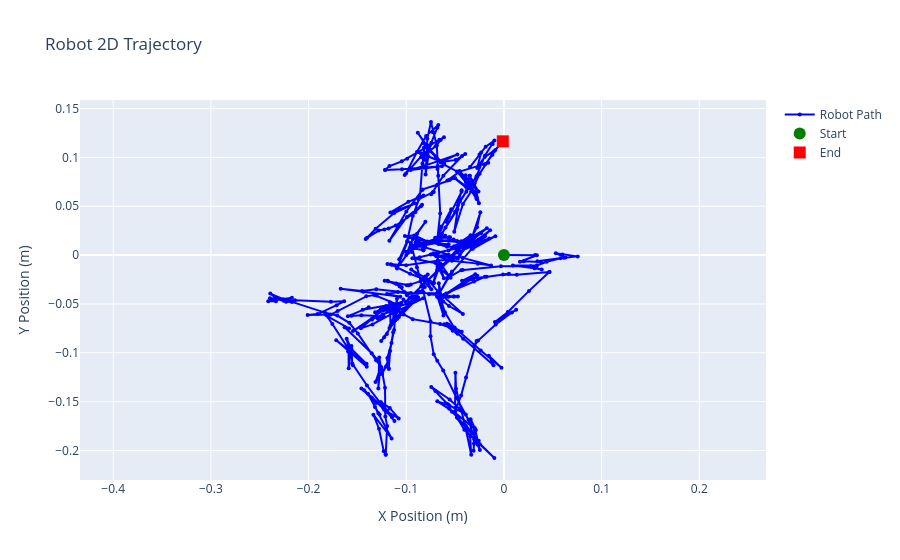

The notebook cell saved with this chart:
### Code cell
# random wheel speeds
exp_03_random_plant = DifferentialDriveRobot(r, L, initial_state)

state_history = [initial_state]
for i in range(600):
    # Random omega values between -15 and 15 rad/s
    omega_l = np.random.uniform(-15, 15)
    omega_r = np.random.uniform(-15, 15)

    new_state = exp_03_random_plant.simulation_step(omega_l, omega_r, dt)
    state_history.append(new_state)

plot_trajectory(state_history)

### Figure 1 — Plotly figure (JSON) as saved in the notebook; plotly's stock layout.template omitted (floating-point values rounded to 4 significant figures; data arrays with more than 128 entries replaced by an {"elided": "..."} marker saying what was removed)
{"data": [{"line": {"color": "blue", "width": 2}, "marker": {"size": 4}, "mode": "lines+markers", "name": "Robot Path", "type": "scatter", "x": {"elided": "601 float values"}, "y": {"elided": "601 float values"}}, {"marker": {"color": "green", "size": 12, "symbol": "circle"}, "mode": "markers", "name": "Start", "type": "scatter", "x": [0], "y": [0]}, {"marker": {"color": "red", "size": 12, "symbol": "square"}, "mode": "markers", "name": "End", "type": "scatter", "x": [-0.001179], "y": [0.1165]}], "layout": {"hovermode": "closest", "showlegend": true, "title": {"text": "Robot 2D Trajectory"}, "xaxis": {"title": {"text": "X Position (m)"}}, "yaxis": {"scaleanchor": "x", "scaleratio": 1, "title": {"text": "Y Position (m)"}}}}
